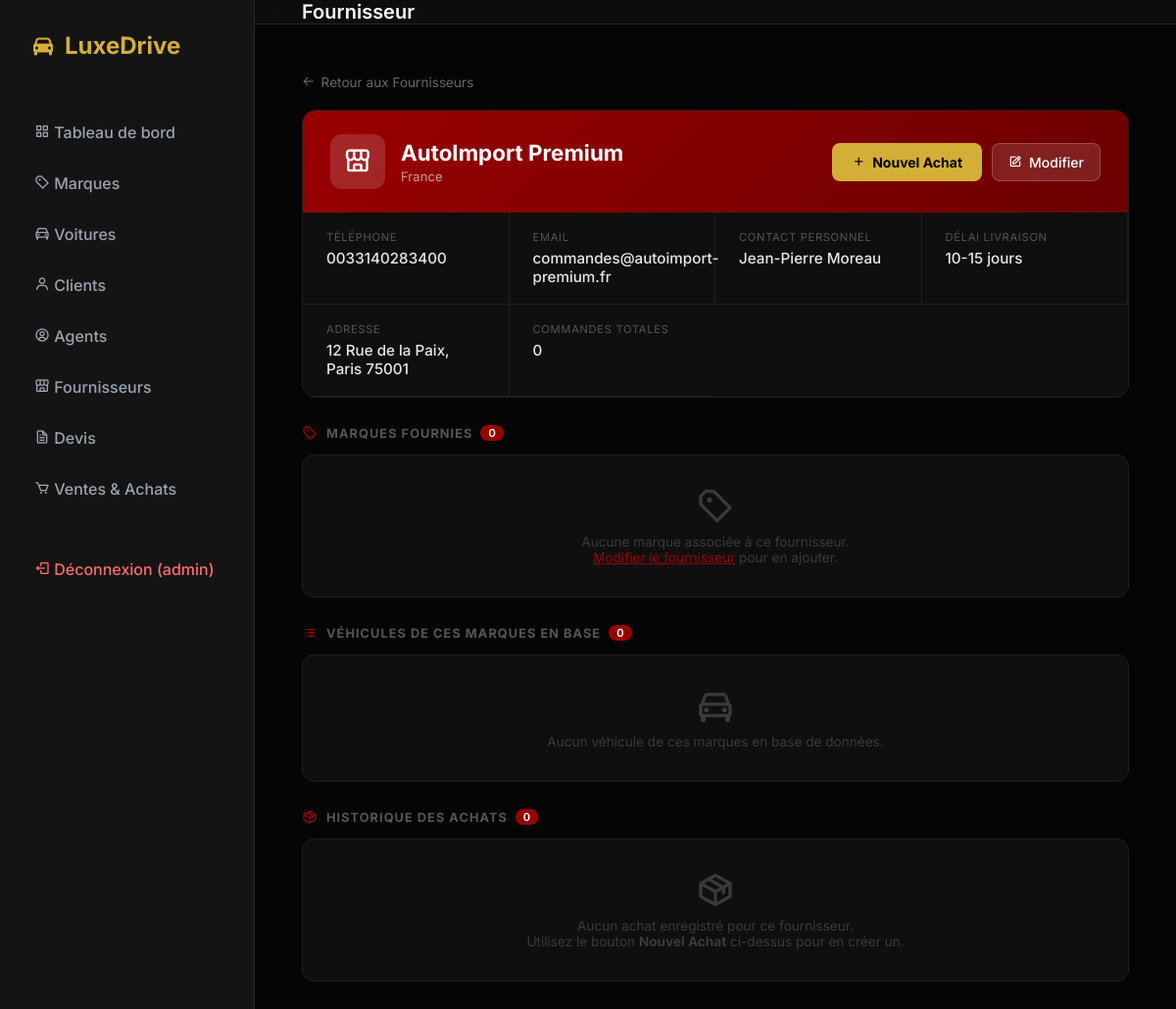
/fournisseurs/2 (signed in), run on the app's committed database.
### tables this page shows
CREATE TABLE user (
    id_user INTEGER PRIMARY KEY AUTOINCREMENT,
    username TEXT UNIQUE NOT NULL,
    password TEXT NOT NULL,
    role TEXT CHECK( role IN ('admin', 'user') ) NOT NULL,
    id_client INTEGER,
    FOREIGN KEY (id_client) REFERENCES client(id_client)
);

CREATE TABLE fournisseur (
    id_fournisseur INTEGER PRIMARY KEY AUTOINCREMENT,
    nom TEXT,
    adresse TEXT,
    telephone TEXT
, ice              TEXT, pays             TEXT, delai_livraison  TEXT, contact_personnel TEXT, email            TEXT);

### app.py (the view)
@app.route('/fournisseurs/<int:id_fournisseur>')
@admin_required
def fournisseur_detail(id_fournisseur):
    db = get_db()
    cur = db.cursor()
    cur.execute('SELECT * FROM fournisseur WHERE id_fournisseur=?', (id_fournisseur,))
    fournisseur = cur.fetchone()
    if not fournisseur:
        flash('Fournisseur introuvable.', 'error')
        return redirect(url_for('fournisseurs'))
    cur.execute('''
        SELECT mq.id_marque, mq.nom_marque
        FROM fournisseur_marque fm
        JOIN marque mq ON fm.id_marque = mq.id_marque
        WHERE fm.id_fournisseur = ?
        ORDER BY mq.nom_marque
    ''', (id_fournisseur,))
    marques = cur.fetchall()
    cur.execute('''
        SELECT m.id_modele, m.nom_modele, mq.nom_marque, mq.id_marque
        FROM fournisseur_modele fm
        JOIN modele m ON fm.id_modele = m.id_modele
        JOIN marque mq ON m.id_marque = mq.id_marque
        WHERE fm.id_fournisseur = ?
        ORDER BY mq.nom_marque, m.nom_modele
    ''', (id_fournisseur,))
    modeles = cur.fetchall()
    cur.execute('''
        SELECT ca.id_cmdA, ca.date_cmd,
               v.vin, v.immatriculation, v.prix_achat, v.statut,
               m.nom_modele, mq.nom_marque
        FROM commande_achat ca
        JOIN ligne_achat la ON ca.id_cmdA = la.id_cmdA
        JOIN voiture v ON la.vin = v.vin
        JOIN modele m ON v.id_modele = m.id_modele
        JOIN marque mq ON m.id_marque = mq.id_marque
        WHERE ca.id_fournisseur = ?
        ORDER BY ca.date_cmd DESC
    ''', (id_fournisseur,))
    achats = cur.fetchall()
    cur.execute('''
        SELECT v.vin, v.immatriculation, v.prix_achat, v.prix_vente, v.annee, v.type, v.statut,
               m.nom_modele, mq.nom_marque
        FROM voiture v
        JOIN modele m ON v.id_modele = m.id_modele
        JOIN marque mq ON m.id_marque = mq.id_marque
        WHERE mq.id_marque IN (
            SELECT id_marque FROM fournisseur_marque WHERE id_fournisseur = ?
        )
        ORDER BY v.statut, mq.nom_marque, m.nom_modele
    ''', (id_fournisseur,))
    voitures = cur.fetchall()
    return render_template('fournisseur_detail.html',
                           fournisseur=fournisseur,
                           marques=marques,
                           modeles=modeles,
                           achats=achats,
                           voitures=voitures)

### templates/fournisseur_detail.html (shortened to what this page needs)
{% extends 'base.html' %}
{% block page_title %}Fournisseur{% endblock %}
{% block content %}
<a href="{{ url_for('fournisseurs') }}" class="back-link">
  <i class='bx bx-arrow-back'></i> Retour aux Fournisseurs
</a>
<div class="profile-card">
  <div class="profile-header">
    <div class="profile-header-left">
      <div class="profile-avatar"><i class='bx bx-store-alt'></i></div>
      <div>
        <div class="profile-name">{{ fournisseur.nom }}</div>
        <div class="profile-sub">
          {% if fournisseur.pays %}{{ fournisseur.pays }}{% endif %}
        </div>
      </div>
    </div>
    <div class="profile-actions">
      <a href="{{ url_for('achats_add', id_fournisseur=fournisseur.id_fournisseur) }}" class="btn-achat">
        <i class='bx bx-plus'></i> Nouvel Achat
      </a>
      <a href="{{ url_for('fournisseur_edit', id_fournisseur=fournisseur.id_fournisseur) }}" class="btn-edit-sm">
        <i class='bx bx-edit'></i> Modifier
      </a>
    </div>
  </div>
  <div class="profile-body">
    <div class="info-item">
      <div class="info-label">Téléphone</div>
      <div class="info-value {% if not fournisseur.telephone %}dim{% endif %}">{{ fournisseur.telephone or '—' }}</div>
    </div>
    <div class="info-item">
      <div class="info-label">Email</div>
      <div class="info-value {% if not fournisseur.email %}dim{% endif %}">{{ fournisseur.email or '—' }}</div>
    </div>
    <div class="info-item">
      <div class="info-label">Contact Personnel</div>
      <div class="info-value {% if not fournisseur.contact_personnel %}dim{% endif %}">{{ fournisseur.contact_personnel or '—' }}</div>
    </div>
    <div class="info-item">
      <div class="info-label">Délai Livraison</div>
      <div class="info-value {% if not fournisseur.delai_livraison %}dim{% endif %}">{{ fournisseur.delai_livraison or '—' }}</div>
    </div>
    <div class="info-item">
      <div class="info-label">Adresse</div>
      <div class="info-value {% if not fournisseur.adresse %}dim{% endif %}">{{ fournisseur.adresse or '—' }}</div>
    </div>
    <div class="info-item">
      <div class="info-label">Commandes Totales</div>
      <div class="info-value">{{ achats | length }}</div>
    </div>
  </div>
</div>
<div class="section-title">
  <i class='bx bx-purchase-tag-alt'></i> Marques Fournies
  <span class="count">{{ marques | length }}</span>
</div>
{% if marques %}
<div class="brands-grid">
  {% for mq in marques %}
  {% set logo_name = mq.nom_marque | lower | replace(' ', '_') | replace('-', '_') %}
  <div class="brand-tile">
    <img src="/static/logos/{{ logo_name }}.svg"
         onerror="this.src='/static/logos/default.svg'"
         alt="{{ mq.nom_marque }}">
    <div>
      <div class="brand-tile-name">{{ mq.nom_marque }}</div>
      {% set nb_modeles = modeles | selectattr('id_marque', 'equalto', mq.id_marque) | list | length %}
      <div class="brand-tile-sub">{{ nb_modeles }} modèle{{ 's' if nb_modeles != 1 }}</div>
    </div>
  </div>
  {% endfor %}
</div>
{% else %}
<div class="table-wrap">
  <div class="empty-state">
    <i class='bx bx-purchase-tag-alt'></i>
    <p>Aucune marque associée à ce fournisseur.<br>
    <a href="{{ url_for('fournisseur_edit', id_fournisseur=fournisseur.id_fournisseur) }}" style="color:#990000;">Modifier le fournisseur</a> pour en ajouter.</p>
  </div>
</div>
{% endif %}
<div class="section-title">
  <i class='bx bx-list-ul'></i> Véhicules de ces Marques en Base
  <span class="count">{{ voitures | length }}</span>
</div>
{% if voitures %}
<div class="table-wrap" style="margin-bottom:28px;">
  <table>
    <thead>
      <tr>
        <th>Marque &amp; Modèle</th>
        <th>VIN</th>
        <th>Immatriculation</th>
        <th>Année</th>
        <th>Type</th>
        <th>Prix Vente</th>
        <th>Statut</th>
      </tr>
    </thead>
    <tbody>
      {% for v in voitures %}
      <tr>
        <td style="font-weight:600;">{{ v.nom_marque }} {{ v.nom_modele }}</td>
        <td><a href="{{ url_for('voiture_detail', vin=v.vin) }}" class="link-vin">{{ v.vin }}</a></td>
        <td style="color:#aaa;">{{ v.immatriculation }}</td>
        <td style="color:#888;">{{ v.annee }}</td>
        <td style="color:#888;text-transform:capitalize;">{{ v.type }}</td>
        <td>
          <div class="price">{{ "{:,.0f}".format(v.prix_vente) }} <span class="price-sub">MAD</span></div>
          <div class="price-sub">Achat: {{ "{:,.0f}".format(v.prix_achat) }} MAD</div>
        </td>
        <td><span class="badge {{ v.statut }}">{{ v.statut | replace('_', ' ') | title }}</span></td>
      </tr>
      {% endfor %}
    </tbody>
  </table>
</div>
{% else %}
<div class="table-wrap" style="margin-bottom:28px;">
  <div class="empty-state">
    <i class='bx bx-car'></i>
    <p>Aucun véhicule de ces marques en base de données.</p>
  </div>
</div>
{% endif %}
<div class="section-title">
  <i class='bx bx-package'></i> Historique des Achats
  <span class="count">{{ achats | length }}</span>
</div>
{% if achats %}
<div class="table-wrap">
  <table>
    <thead>
      <tr>
        <th>Commande #</th>
        <th>Date</th>
        <th>Marque &amp; Modèle</th>
        <th>VIN</th>
        <th>Immatriculation</th>
        <th>Prix Achat</th>
        <th>Statut Actuel</th>
      </tr>
    </thead>
    <tbody>
      {% for a in achats %}
      <tr>
        <td><span class="order-id">#{{ a.id_cmdA }}</span></td>
        <td style="color:#888;font-size:0.85rem;">{{ a.date_cmd }}</td>
        <td style="font-weight:600;">{{ a.nom_marque }} {{ a.nom_modele }}</td>
        <td><a href="{{ url_for('voiture_detail', vin=a.vin) }}" class="link-vin">{{ a.vin }}</a></td>
        <td style="color:#aaa;">{{ a.immatriculation }}</td>
        <td class="price">{{ "{:,.0f}".format(a.prix_achat) }} <span class="price-sub">MAD</span></td>
        <td><span class="badge {{ a.statut }}">{{ a.statut | replace('_', ' ') | title }}</span></td>
      </tr>
      {% endfor %}
    </tbody>
  </table>
</div>
{% else %}
<div class="table-wrap">
  <div class="empty-state">
    <i class='bx bx-package'></i>
    <p>Aucun achat enregistré pour ce fournisseur.<br>
    Utilisez le bouton <strong>Nouvel Achat</strong> ci-dessus pour en créer un.</p>
  </div>
</div>
{% endif %}
{% endblock %}

### templates/base.html (shortened to what this page needs)
<!DOCTYPE html>
<html lang="fr">
<head>
    <link rel="stylesheet" href="{{ url_for('static', filename='style.css') }}">
    <link href="https://unpkg.com/boxicons@2.1.4/css/boxicons.min.css" rel="stylesheet">
</head>
<body>
    <aside class="sidebar">
        <div class="brand">
            <i class='bx bxs-car'></i>
            <span>LuxeDrive</span>
        </div>
        <ul class="nav-links">
            {% if g.user and g.user.role == 'admin' %}
            <li><a href="{{ url_for('dashboard') }}" class="{% if request.endpoint == 'dashboard' %}active{% endif %}"><i class='bx bx-grid-alt'></i> Tableau de bord</a></li>
            {% endif %}
            <li><a href="{{ url_for('marques') }}" class="{% if request.endpoint in ['marques','marque_detail'] %}active{% endif %}"><i class='bx bx-purchase-tag-alt'></i> Marques</a></li>
            {% if g.user and g.user.role == 'admin' %}
            <li><a href="{{ url_for('voitures') }}" class="{% if request.endpoint in ['voitures','voitures_add','voiture_detail','voiture_edit'] %}active{% endif %}"><i class='bx bx-car'></i> Voitures</a></li>
            {% endif %}
            {% if g.user and g.user.role == 'admin' %}
            <li><a href="{{ url_for('clients') }}" class="{% if request.endpoint in ['clients','client_edit'] %}active{% endif %}"><i class='bx bx-user'></i> Clients</a></li>
            <li><a href="{{ url_for('agents') }}" class="{% if request.endpoint in ['agents','agent_edit'] %}active{% endif %}"><i class='bx bx-user-circle'></i> Agents</a></li>
            <li><a href="{{ url_for('fournisseurs') }}" class="{% if request.endpoint in ['fournisseurs','fournisseur_edit'] %}active{% endif %}"><i class='bx bx-store-alt'></i> Fournisseurs</a></li>
            <li><a href="{{ url_for('devis_select') }}" class="{% if request.endpoint in ['devis_select','devis'] %}active{% endif %}"><i class='bx bx-file'></i> Devis</a></li>
            <li><a href="{{ url_for('transactions') }}" class="{% if request.endpoint == 'transactions' %}active{% endif %}"><i class='bx bx-cart'></i> Ventes & Achats</a></li>
            {% endif %}
            <li style="margin-top:30px;">
                <a href="{{ url_for('logout') }}" style="color:#ff6b6b;">
                    <i class='bx bx-log-out'></i> Déconnexion ({{ g.user.username if g.user else '' }})
                </a>
            </li>
        </ul>
    </aside>
    <div class="main-content">
        <header>
            <h1 class="page-title">{% block page_title %}Dashboard{% endblock %}</h1>
        </header>
        <main>
            {% block content %}{% endblock %}
        </main>
    </div>
</body>
</html>

### data on the page
user: user "admin"
fournisseur: nom "AutoImport Premium", pays "France", telephone "0033140283400", email "commandes@autoimport-premium.fr", contact_personnel "Jean-Pierre Moreau", delai_livraison "10-15 jours", adresse "12 Rue de la Paix, Paris 75001"

### other printed values
{{ achats | length }} "0"
{{ marques | length }} "0"
{{ voitures | length }} "0"
